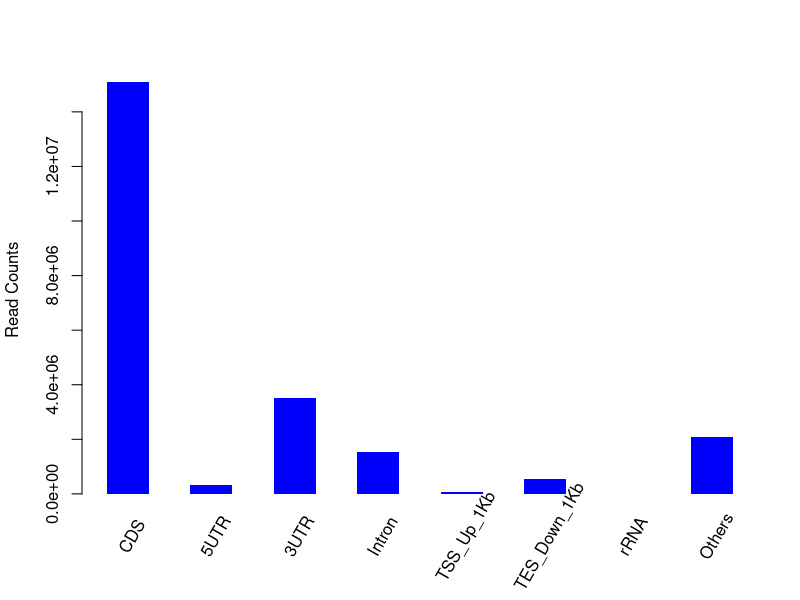

Generate this figure with R:
png("/rds/user/is460/hpc-work/muscle-rnaseq/ezbamqc/output/figs/srpk3_wt_ttnb_het_9.read_distr.png",width=500,height=500,units="px")
M=c(15094748,328767,3505245,1550927,72708,543063,2678,2102325)
Mname=c("CDS","5UTR","3UTR","Intron","TSS_Up_1Kb","TES_Down_1Kb","rRNA","Others")
val = barplot(M,xlab="",space=1,ylab="Read Counts",col="blue",border="NA")
text(x=seq(val[1],val[8],by=2),y=rep(0,8),srt=60,adj=0,offset=2,pos=1,xpd=T,labels=Mname)
dev.state = dev.off()
